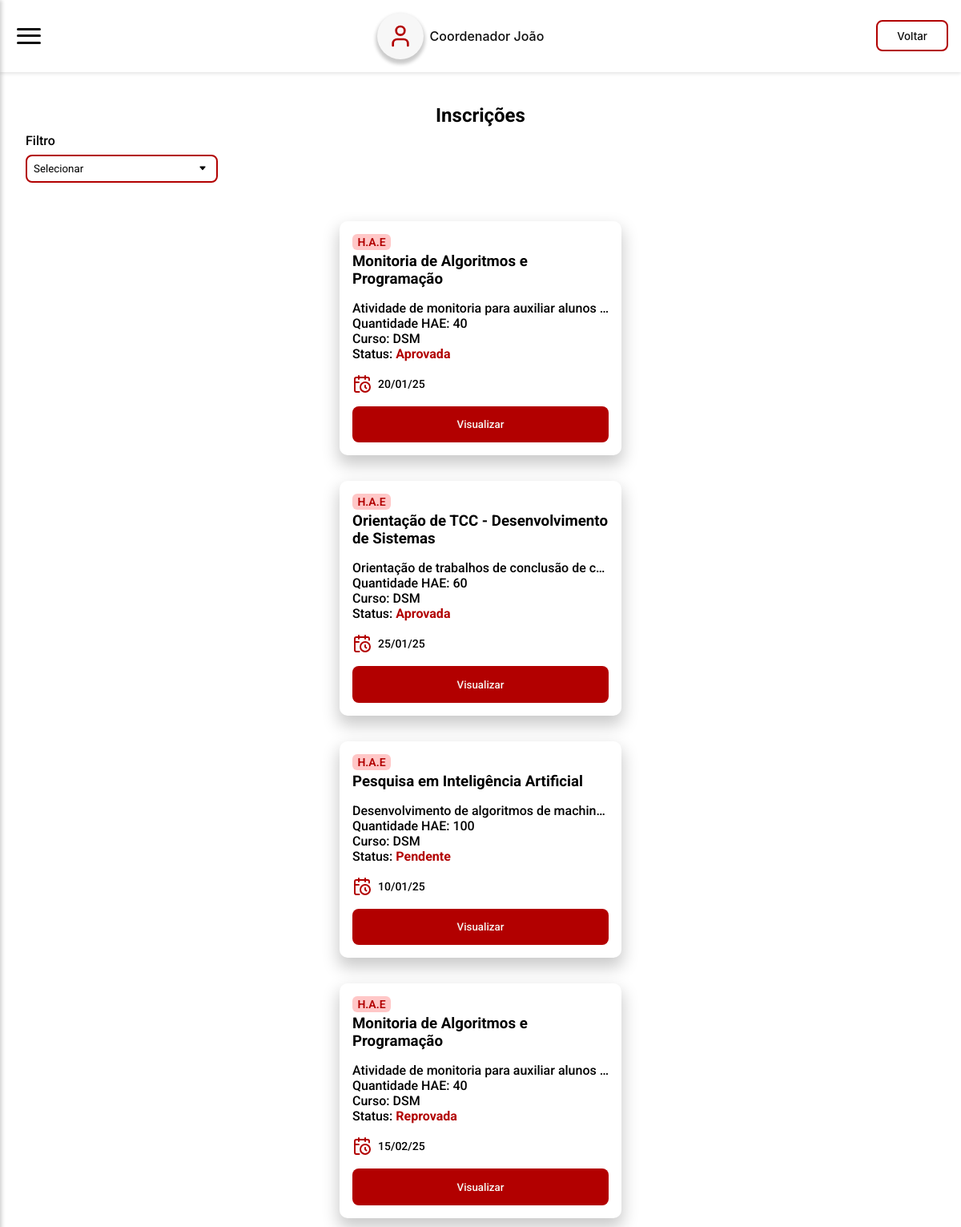
Page /pages/admin/inscricoes.admin.php (signed in) on the committed database.
### tables this page shows
CREATE TABLE `tb_inscricao` (
  `id_inscricao` int NOT NULL,
  `id_docente` int DEFAULT NULL,
  `id_hae` int DEFAULT NULL,
  `data_envio` datetime NOT NULL,
  `quant_hae` int DEFAULT NULL,
  `outras_fatecs` int DEFAULT NULL,
  `id_projeto` int DEFAULT NULL,
  `status` enum('Pendente','Em análise','Aprovada','Reprovada') NOT NULL DEFAULT 'Pendente'
);

CREATE TABLE `tb_hae` (
  `id_hae` int NOT NULL,
  `titulo` varchar(60) NOT NULL,
  `tip_hae` varchar(30) NOT NULL,
  `quant_hae` int NOT NULL,
  `descricao` varchar(500) NOT NULL,
  `data_inicio` date NOT NULL,
  `data_final` date NOT NULL
);

### server/model/Inscricao.php (called while the page is built, shortened)
<?php
include_once __DIR__ . "/Database.php";
class Inscricao
{
    public Database $db;
    public function __construct($id_inscricao = null, $id_docente = null, $id_hae = null, $id_projeto = null, $data_envio = '', $quant_hae = 0, $outras_fatecs = 0, $status = 'Pendente')
    {
        $this->db = new Database();
        $this->db->connect_to();
    }
    public function adminGetAllSubscriptions($cargo, $curso)
    {
        if ($cargo === "Coordenador") {
            $query = "SELECT i.*, h.* FROM tb_inscricao i JOIN tb_hae h ON i.id_hae = h.id_hae WHERE h.tip_hae = :curso";
            $stmt = $this->db->get_PDO()->prepare($query);
            $stmt->bindParam(':curso', $curso);
            $stmt->execute();
            $result = $stmt->fetchAll(PDO::FETCH_ASSOC);
            if ($result) {
                return $result;
            } else {
                return [];
            }
        }
    }
}

### server/model/Database.php (called while the page is built, shortened)
<?php
class Database
{
    private string $host = 'localhost';
    private string $db   = 'pi_fatec';
    private string $user = 'root';
    private string $pass = 'root';
    private string $charset = 'utf8mb4';
    private PDO | null $pdo = null;
    public function connect_to()
    {
        $dsn = "mysql:host={$this->host};dbname={$this->db};charset={$this->charset}";
        try {
            $this->pdo = new PDO($dsn, $this->user, $this->pass);
            $this->pdo->setAttribute(PDO::ATTR_ERRMODE, PDO::ERRMODE_EXCEPTION);
        } catch (PDOException $e) {
            echo "❌ Connection failed: " . $e->getMessage();
        }
    }
    public function is_connected()
    {
        return isset($this->pdo);
    }
    public function get_PDO(): PDO | null
    {
        return $this->is_connected() ? $this->pdo : null;
    }
}

### server/model/HAE.php (called while the page is built, shortened)
<?php
include_once __DIR__ . "/Database.php";
class HAE
{
    public Database $db;
    public function __construct($id_hae = null, $titulo = '', $descricao = '', $data_inicio = '', $data_final = '', $quant_hae = 0, $tip_hae = '')
    {
        $this->db = new Database();
        $this->db->connect_to();
        if ($id_hae !== null) {
            $this->titulo = $titulo;
            $this->descricao = $descricao;
            $this->tip_hae = $tip_hae;
        }
    }
    public function getHAEById(int $id_hae): ?HAE
    {
        $query = "SELECT * FROM tb_hae WHERE id_hae = :id_hae";
        $stmt = $this->db->get_PDO()->prepare($query);
        $stmt->bindParam(':id_hae', $id_hae);
        $stmt->execute();
        $result = $stmt->fetch(PDO::FETCH_ASSOC);
        if ($result) {
            return new self(
                $result['id_hae'],
                $result['titulo'],
                $result['descricao'],
                $result['data_inicio'],
                $result['data_final'],
                $result['quant_hae'],
                $result['tip_hae']
            );
        }
        return null;
    }
}

### pages/admin/inscricoes.admin.php (the view, shortened to what this page needs)
<?php
require_once __DIR__ . "/../../server/model/Inscricao.php";
require_once __DIR__ . "/../../server/model/HAE.php";
?>
<!DOCTYPE html>
<html lang="pt-br">
<head>
  <link rel="stylesheet" href="../../styles/global.css" />
  <link rel="stylesheet" href="../../styles/components.css" />
  <link rel="stylesheet" href="../../styles/haes.css" />
</head>
<body>
  <header-fatec
    data-button-title="Voltar"
    data-button-href="./painel.admin.php"></header-fatec>
  <section>
    <h1>Inscrições</h1>
    <form action="<?php echo htmlspecialchars($_SERVER["PHP_SELF"]) ?>" method="get">
      <label for="search" class="search-container">
        Filtro
      </label>
      <select name="filtro" onchange="this.form.submit()">
        <option value="" disabled selected>Selecionar</option>
      </select>
    </form>
    <main>
      <?php
      $inscricao = new Inscricao();
      $all_inscricoes = isset($_GET["filtro"]) && $_GET["filtro"] !== "all" ? $inscricao->getMySubscriptionsByTipHae($_GET["filtro"]) : $inscricao->adminGetAllSubscriptions($_SESSION["user"]['cargo'], $_SESSION["user"]['curso']);
      foreach ($all_inscricoes as $inscricao) {
        $hae = new HAE();
        $hae = $hae->getHAEById($inscricao['id_hae']);
        $data_envio = date('d/m/y', strtotime($inscricao['data_envio']));
        echo "
          <div class='card-hae card-primary'>
              <span class='card-hae-title'>
                <p class='card-hae-tag'>H.A.E</p>
                <h3 class=''>{$hae->titulo}</h3>
              </span>
              <span class='card-hae-info'>
                <p class='card-hae-desc'>{$hae->descricao}</p>
                <p>Quantidade HAE: {$inscricao['quant_hae']}</p>
                <p>Curso: {$hae->tip_hae}</p>
                <p>Status: <strong>{$inscricao['status']}</strong></p>
              </span>
              <span class='card-hae-date'>
                <img src='../../public/icons/calendar-clock.svg' alt='calendario' />
                <p>{$data_envio}</p>
              </span>
              <a href='./preview/inscricao.admin.php?id={$inscricao['id_inscricao']}'>
                <button
                  class='button-primary'
                  style='
                      --button-color: var(--fatec-red-500);
                      --button-color-hover: var(--fatec-red-400);
                    '>
                  Visualizar
                </button>
              </a>
            </div>";
      }
      ?>
    </main>
  </section>
</body>
</html>

### styles/global.css (style rules this page uses)
:root { --fatec-red-400: #d32719; --fatec-red-500: #b20000; --fatec-red-700: #7e0000; --fatec-white-500: #f7f7f2; --fatec-dark-500: #0d0d0d; --fatec-gray-500: #666666; --fatec-gray-300: #dadada; --fatec-blue-500: #005c6d; --fatec-blue-700: #004854; --fatec-lightblue-500: #00c1cf; --fatec-lightblue-600: #00d8e8; --sm: 640px; --md: 768px; --lg: 1024px; --xl: 1280px; --2xl: 1536px; --text-xs-font-size: 0.75rem; --text-sm-font-size: 0.875rem; --text-base-font-size: 1rem; --text-lg-font-size: 1.125rem; --text-xl-font-size: 1.25rem; --text-2xl-font-size: 1.5rem; --text-xs-line-height: 1rem; --text-sm-line-height: 1.25rem; --text-base-line-height: 1.5rem; --text-lg-line-height: 1.75rem; --text-xl-line-height: 1.75rem; }
*::before, *::after { box-sizing: border-box; }
* { padding: 0; margin: 0; box-sizing: border-box; }
body { -webkit-font-smoothing: antialiased; -moz-osx-font-smoothing: grayscale; text-rendering: optimizeLegibility !important; }
a { text-decoration: none; }

### styles/components.css (style rules this page uses)
.button-primary { background: var(--button-color); color: var(--fatec-white-500); padding: 0.95rem 1.5rem; border: 0; border-radius: 8px; font-family: "Roboto", sans-serif; font-weight: 500; cursor: pointer; transition: background ease 400ms; }
.card-primary { display: flex; flex-direction: column; box-shadow: 0 10px 20px 2px #00000035; border-radius: 10px; padding: 1rem; font-family: "Roboto", sans-serif; }
.card-primary strong { color: var(--fatec-red-500); }

### styles/haes.css (style rules this page uses)
section { padding: 2rem; }
section h1 { font-family: "Roboto"; text-align: center; margin: 0.5rem 0; }
select { background: none; border: 2px solid var(--fatec-red-500); border-radius: 8px; padding: 0.5rem; outline: none; font-family: "Roboto", sans-serif; width: 15rem; background-position: calc(100% - 0.75rem) center !important; -moz-appearance: none !important; -webkit-appearance: none !important; appearance: none !important; padding-right: 2rem !important; }
form { display: flex; flex-direction: column; font-family: "Roboto", sans-serif; font-weight: 500; gap: 0.5rem; }
.card-hae { width: 22rem; gap: 1rem; margin: 1rem 0; }
.card-hae-desc { overflow: hidden; text-overflow: ellipsis; white-space: nowrap; width: 100%; }
.card-hae-tag { display: flex; align-items: center; justify-content: center; border-radius: 6px; font-size: var(--text-sm-font-size); font-weight: 600; line-height: var(--text-sm-line-height); background: #ff4c4d50; color: var(--fatec-red-500); width: 3rem; }
.card-hae-title { display: inherit; flex-direction: column; gap: 0.2rem; }
.card-hae-info { font-weight: 500; }
.card-hae-date { display: flex; align-items: center; gap: 0.5rem; font-size: var(--text-sm-font-size); font-weight: 500; }
main { display: flex; align-items: center; justify-content: center; flex-direction: column; padding: 2rem; }
main a, button { width: 100%; }
strong { color: var(--fatec-red-500); }

### rows in the picture
tb_inscricao: id_hae.titulo "Monitoria de Algoritmos e Programação", id_hae.descricao "Atividade de monitoria para auxiliar alunos…", id_hae.quant_hae "40", id_hae.tip_hae "DSM", status "Aprovada", data_envio "20/01/25"
tb_inscricao: id_hae.titulo "Orientação de TCC - Desenvolvimento de Sistemas", id_hae.descricao "Orientação de trabalhos de conclusão de c…", id_hae.quant_hae "60", id_hae.tip_hae "DSM", status "Aprovada", data_envio "25/01/25"
tb_inscricao: id_hae.titulo "Pesquisa em Inteligência Artificial", id_hae.descricao "Desenvolvimento de algoritmos de machin…", id_hae.quant_hae "100", id_hae.tip_hae "DSM", status "Pendente", data_envio "10/01/25"
tb_inscricao: id_hae.titulo "Monitoria de Algoritmos e Programação", id_hae.descricao "Atividade de monitoria para auxiliar alunos…", id_hae.quant_hae "40", id_hae.tip_hae "DSM", status "Reprovada", data_envio "15/02/25"
